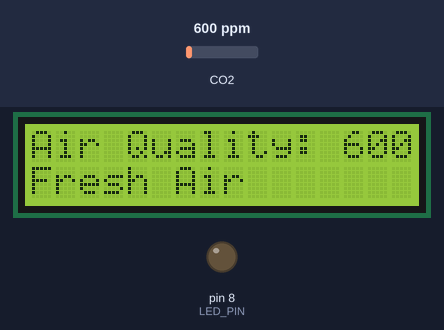
A sketch run on a simulated Arduino Uno, built with avr-gcc and run on an emulated ATmega328P. On the bench: 16×2 character LCD, output pins drawn as LEDs (lit = HIGH). The test bench sets the inputs (shaded band); at power-on: CO2 600 ppm. The modem accepts every AT command (registered, SIM ready, sends succeed) and sends nothing else; what the sketch prints to the serial monitor is not drawn.

Above: at 12.2 s.
12.3 s: CO2 set to 1982 ppm
At 14.2 s:
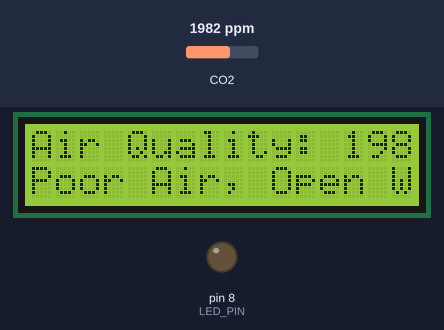
14.5 s: CO2 set to 2031 ppm
At 16.3 s:
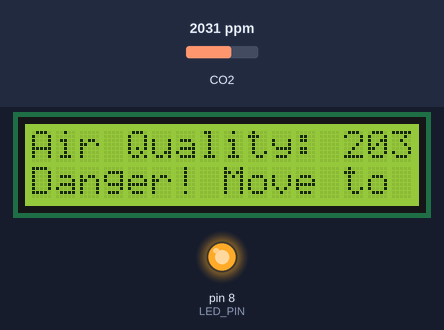
16.6 s: CO2 set to 452 ppm
At 18.3 s:
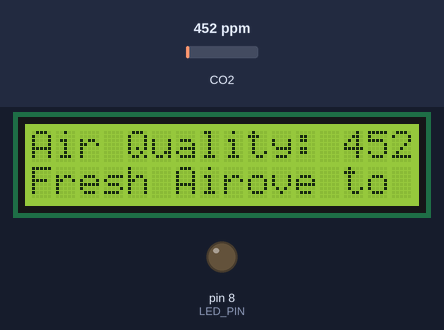
18.6 s: CO2 set to 1050 ppm
At 20.3 s:
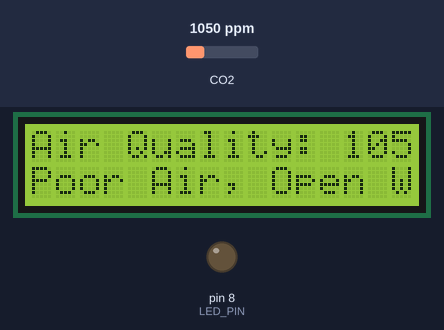
20.6 s: CO2 set to 974 ppm
At 22.4 s:
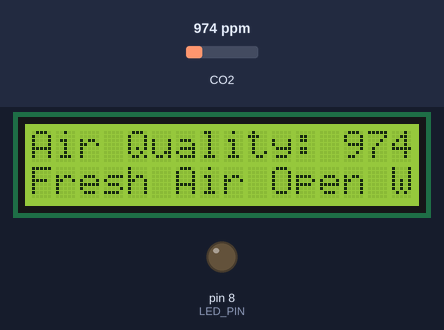
Timing chart, 0 to 23.6 s (numbered marks = the images above; inputs shaded):
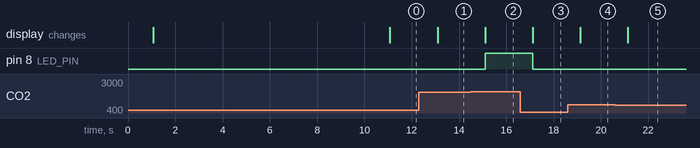

The sketch:

t1.ino
```cpp
#include <SoftwareSerial.h>
#include <LiquidCrystal.h>
#include "MQ135.h"

// Pin Definitions
const int SENSOR_PIN = A0;
const int LED_PIN = 8;

// Constants
const int BAUD_RATE = 115200;
const int ESP_RX_PIN = 9;
const int ESP_TX_PIN = 10;
const int WIFI_TIMEOUT = 2000;
const int SERVER_PORT = 80;
const int LCD_COLUMNS = 16;
const int LCD_ROWS = 2;

// Global Variables
SoftwareSerial espSerial(ESP_RX_PIN, ESP_TX_PIN);
LiquidCrystal lcd(12, 11, 5, 4, 3, 2);

// Function Declarations
void sendData(String command, const int timeout, boolean debug);
String getAirQualityStatus(float ppm);

void setup() {
  pinMode(LED_PIN, OUTPUT);
  pinMode(SENSOR_PIN, INPUT);

  // LCD setup
  lcd.begin(LCD_COLUMNS, LCD_ROWS);
  lcd.setCursor(0, 0);
  lcd.print("circuitdigest");
  lcd.setCursor(0, 1);
  lcd.print("Sensor Warming");
  delay(1000);
  lcd.clear();

  // Serial communication setup
  Serial.begin(BAUD_RATE);
  espSerial.begin(BAUD_RATE);

  // ESP8266 setup
  sendData("AT+RST\r\n", WIFI_TIMEOUT, true); // Reset module
  sendData("AT+CWMODE=2\r\n", WIFI_TIMEOUT, true); // Configure as access point
  sendData("AT+CIFSR\r\n", WIFI_TIMEOUT, true); // Get IP address
  sendData("AT+CIPMUX=1\r\n", WIFI_TIMEOUT, true); // Configure for multiple connections
  sendData("AT+CIPSERVER=1," + String(SERVER_PORT) + "\r\n", WIFI_TIMEOUT, true); // Turn on server on port 80
}

void loop() {
  // Read air quality
  MQ135 gasSensor(SENSOR_PIN);
  float airQualityPPM = gasSensor.getPPM();

  // Update LCD
  lcd.setCursor(0, 0);
  lcd.print("Air Quality: ");
  lcd.print(airQualityPPM);
  lcd.print(" PPM");

  String status = getAirQualityStatus(airQualityPPM);
  lcd.setCursor(0, 1);
  lcd.print(status);

  // Update LED
  digitalWrite(LED_PIN, (status == "Danger! Move to Fresh Air") ? HIGH : LOW);

  // Check for incoming data from ESP8266
  if (espSerial.available()) {
    if (espSerial.find("+IPD,")) {
      delay(1000);
      int connectionId = espSerial.read() - '0'; // Convert ASCII to integer

      // Prepare HTTP response
      String response = "HTTP/1.1 200 OK\r\nContent-Type: text/html\r\nConnection: close\r\n\r\n";
      response += "<h1>IOT Air Pollution Monitoring System</h1>";
      response += "<p>Air Quality is ";
      response += airQualityPPM;
      response += " PPM</p>";
      response += "<p>";
      response += status;
      response += "</p>";

      // Send response to client
      String cipSend = "AT+CIPSEND=";
      cipSend += connectionId;
      cipSend += ",";
      cipSend += response.length();
      cipSend += "\r\n";
      sendData(cipSend, WIFI_TIMEOUT, true);
      sendData(response, WIFI_TIMEOUT, true);

      // Close connection
      String closeCommand = "AT+CIPCLOSE=";
      closeCommand += connectionId;
      closeCommand += "\r\n";
      sendData(closeCommand, WIFI_TIMEOUT, true);
    }
  }

  delay(1000);
}

// Function to send data to ESP8266
void sendData(String command, const int timeout, boolean debug) {
  espSerial.print(command);
  long int startTime = millis();
  String response = "";
  while ((millis() - startTime) < timeout) {
    if (espSerial.available()) {
      char c = espSerial.read();
      response += c;
    }
  }
  if (debug) {
    Serial.print(response);
  }
}

// Function to get air quality status
String getAirQualityStatus(float ppm) {
  if (ppm <= 1000) {
    return "Fresh Air";
  } else if (ppm <= 2000) {
    return "Poor Air, Open Windows";
  } else {
    return "Danger! Move to Fresh Air";
  }
}
```

Measured:
- the behaviour switches between 2000 and 2001 ppm on CO2 (found by bisection; images 1 and 2)
- after the input at 12.3 s, the display: changes after 0.79 s (image 1)
- after the input at 14.5 s, pin 8 (LED_PIN): LOW → HIGH after 0.61 s; the display: changes after 0.61 s (image 2)
- after the input at 16.6 s, pin 8 (LED_PIN): HIGH → LOW after 0.52 s; the display: changes after 0.52 s (image 3)
- after the input at 18.6 s, the display: changes after 0.53 s (image 4)
- after the input at 20.6 s, the display: changes after 0.55 s (image 5)
